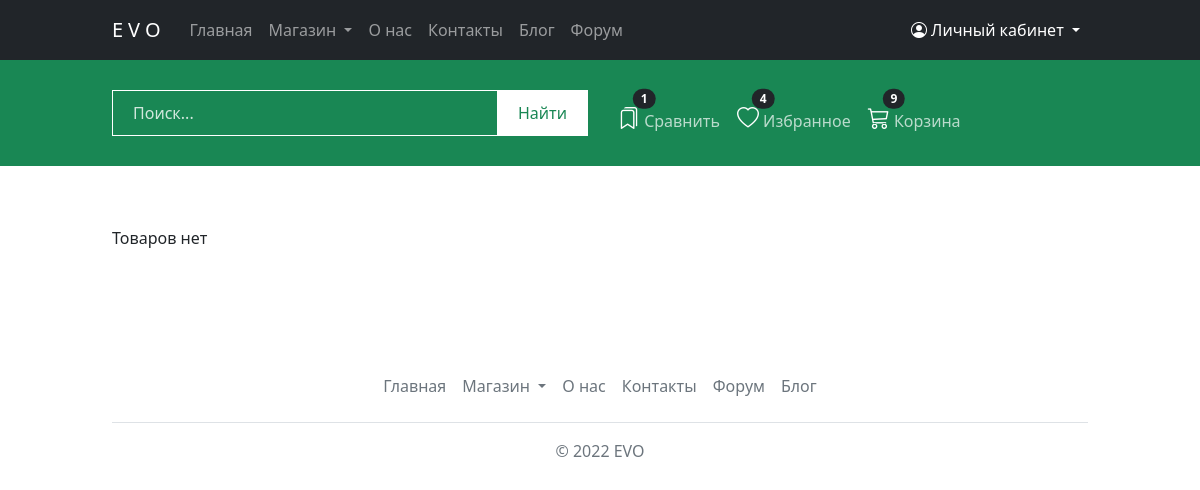
The app's page /catalog/tea/, older data.
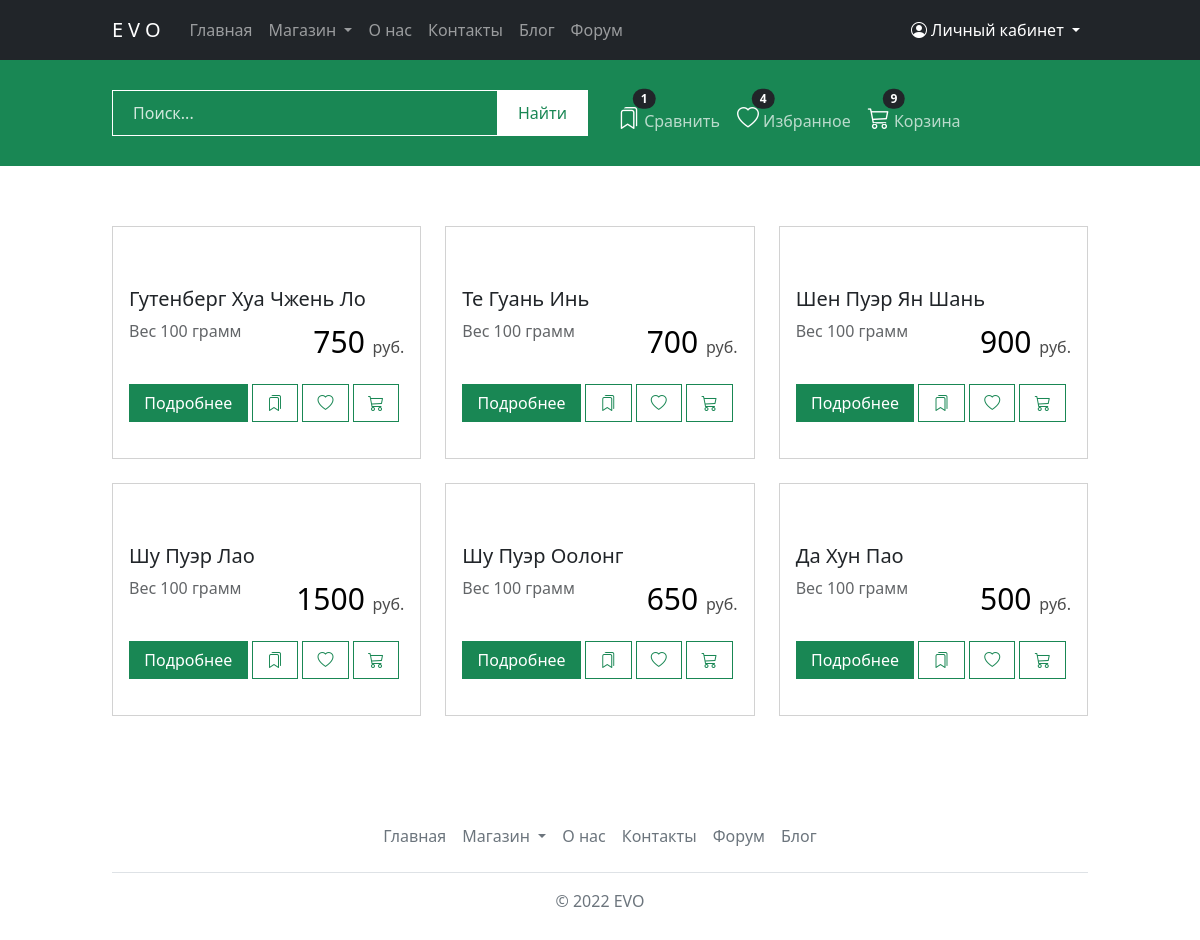
The same page, newer data.
### apps/core/models.py (models this page shows, shortened)
class Product(models.Model):
    class Meta:
        verbose_name = 'Товар'
        verbose_name_plural = 'Товары'
    category = models.ForeignKey(Category, on_delete=models.CASCADE, verbose_name='Категория')
    name = models.CharField(max_length=50, verbose_name='Название')
    desc = models.TextField(verbose_name='Описание')
    country = models.CharField(max_length=50, blank=True, null=True, default=None, verbose_name='Страна')
    town = models.CharField(max_length=50, blank=True, null=True, default=None, verbose_name='Город')
    year = models.CharField(max_length=50, blank=True, null=True, default=None, verbose_name='Год')
    volume = models.IntegerField(verbose_name='Вес, грамм')
    price = models.IntegerField(verbose_name='Цена, руб')
    tag = models.CharField(max_length=100, blank=True, null=True, default=None, verbose_name='Метки')
    talk_forum = models.URLField(blank=True, null=True, default=None, verbose_name='Ссылка на форум')
    is_active = models.BooleanField(default=True, verbose_name="Активация товара")
    image = models.ImageField(upload_to='product/', verbose_name='Изображение обложки')
    created = models.DateTimeField(auto_now_add=True, auto_now=False, verbose_name='Дата создания')
    updated = models.DateTimeField(auto_now_add=False, auto_now=True, verbose_name='Дата изменения')

### apps/core/views.py (the view)
# urls.py: path('catalog/tea/', views.tea, name='tea'),
def tea(request):
    context = {'prods': Product.objects.filter(category=1)}
    return render(request, 'core/catalog.html', context)

### apps/templates/core/catalog.html (shortened to what this page needs)
{% extends 'layouts/base.html' %}
{% load static %}
{% block content %}
    <section id="prod" class="paddingTopBottom">
        <div class="container">
            <div class="row row-cols-1 row-cols-md-3 g-4">
                {% if prods %}
                    {% for prod in prods %}
                        <div class="col">
                            <div class="card h-100">
                                {% if prod.image %}
                                    <div class="fotorama" data-width="100%">
                                    </div>
                                {% else %}
                                    <img src="{% static 'img/noimg.jpg' %}" alt="No image">
                                {% endif %}
                                <div class="card-body">
                                    <h5 class="card-title"><a href="{% url 'product' prod.id %}"
                                                              class="link-dark">{{ prod.name }}</a></h5>
                                    <div class="volume"><span class="">Вес {{ prod.volume }} грамм</span></div>
                                    <div class="price float-end">{{ prod.price }} <span>руб.</span></div>
                                    <div class="btn-group" role="group">
                                        <a type="button" class="btn btn-success" href="{% url 'product' prod.pk %}">Подробнее</a>
                                        <a type="button" class="btn btn-outline-success"><i class="bi bi-bookmarks"></i></a>
                                        <a type="button" class="btn btn-outline-success"><i class="bi bi-heart"></i></a>
                                        <a type="button" class="btn btn-outline-success"><i class="bi bi-cart3"></i></a>
                                    </div>
                                </div>
                            </div>
                        </div>
                    {% endfor %}
                {% else %}
                    <p>Товаров нет</p>
                {% endif %}
            </div>
        </div>
    </section>
{% endblock %}

### apps/templates/layouts/base.html (shortened to what this page needs)
{% load static %}
<!doctype html>
<html lang="en">
<head>
    <link href="https://cdn.jsdelivr.net/npm/bootstrap@5.2.0-beta1/dist/css/bootstrap.min.css" rel="stylesheet"
>
    <link href="https://cdnjs.cloudflare.com/ajax/libs/fotorama/4.6.4/fotorama.css" rel="stylesheet">
    <link rel="stylesheet" type="text/css" href="{% static 'css/style.css' %}">
</head>
<body>
{% include 'includes/navigation.html' %}
<section id="search" class="navClass text-bg-success text-white">
    <div class="container">
        <div class="row align-items-center">
            <div class="col-lg">
                <div class="input-group">
                    <input type="search" class="form-control form-control-dark searchF" placeholder="Поиск..."
                           aria-label="Search" aria-describedby="button-addon2">
                    <button class="btn btn-outline-secondary searchFB" type="button" id="button-addon2">Найти</button>
                </div>
            </div>
            <div class="col-lg">
                <ul class="nav prodM">
                    <li class="nav-item">
                        <button type="button" class="btn position-relative">
                            <i class="bi bi-bookmarks"></i>
                            <span class="position-absolute top-0 start-1 translate-middle badge rounded-pill text-bg-white">
                                1
                            </span>
                            <span class="text-opacity">Сравнить</span>
                        </button>
                    </li>
                    <li class="nav-item">
                        <button type="button" class="btn position-relative">
                            <i class="bi bi-heart"></i>
                            <span class="position-absolute top-0 start-1 translate-middle badge rounded-pill text-bg-white">
                                4
                            </span>
                            <span class="text-opacity">Избранное</span>
                        </button>
                    </li>
                    <li class="nav-item">
                        <button type="button" class="btn position-relative">
                            <i class="bi bi-cart3"></i>
                            <span class="position-absolute top-0 start-1 translate-middle badge rounded-pill text-bg-white">
                                9
                            </span>
                            <span class="text-opacity">Корзина</span>
                        </button>
                    </li>
                </ul>
            </div>
        </div>
    </div>
</section>
{% block content %}{% endblock %}
{% include 'includes/footer.html' %}
</body>
</html>

### apps/templates/includes/navigation.html (shortened to what this page needs)
<nav id="navbar" class="navbar navbar-expand-lg navbar-dark bg-dark">
    <div class="container">
        <a class="navbar-brand" href="{% url 'main' %}">EVO</a>
        <div class="collapse navbar-collapse" id="navbarNav">
            <ul class="navbar-nav me-auto mb-2 mb-lg-0">
                <li class="nav-item">
                    <a class="nav-link" href="{% url 'main' %}">Главная</a>
                </li>
                <li class="nav-item dropdown">
                    <a class="nav-link dropdown-toggle" href="" id="navbarDropdownMenuLink1"
                       role="button"
                       data-bs-toggle="dropdown" aria-expanded="false">
                        Магазин
                    </a>
                </li>
                <li class="nav-item">
                    <a href="{% url 'about' %}" class="nav-link">О нас</a>
                </li>
                <li class="nav-item">
                    <a href="{% url 'contacts' %}" class="nav-link">Контакты</a>
                </li>
                <li class="nav-item">
                    <a href="#" class="nav-link">Блог</a>
                </li>
                <li class="nav-item">
                    <a href="#" class="nav-link">Форум</a>
                </li>
            </ul>
            <div class="navbar-nav text-lg-end">
                <li class="nav-item dropdown">
                    <a class="nav-link dropdown-toggle text-white" href="" id="navbarDropdownMenuLink2"
                       role="button"
                       data-bs-toggle="dropdown" aria-expanded="false">
                        {% if user.is_authenticated %}
                            <i class="bi bi-person-circle"></i> {{ user.username }}
                        {% else %}
                            <i class="bi bi-person-circle"></i> Личный кабинет
                        {% endif %}
                    </a>
                </li>
            </div>
        </div>
    </div>
</nav>

### apps/templates/includes/footer.html (shortened to what this page needs)
<footer class="py-3 my-4">
    <div class="container">
        <div class="col">
            <ul class="nav justify-content-center border-bottom pb-3 mb-3">
                <li class="nav-item"><a href="{% url 'main' %}" class="nav-link px-2 text-muted">Главная</a></li>
                <li class="nav-item dropdown">
                    <a class="nav-link dropdown-toggle px-2 text-muted" href="" id="navbarDropdownMenuLink2"
                       role="button"
                       data-bs-toggle="dropdown" aria-expanded="false">
                        Магазин
                    </a>
                </li>
                <li class="nav-item"><a href="{% url 'about' %}" class="nav-link px-2 text-muted">О нас</a></li>
                <li class="nav-item"><a href="{% url 'contacts' %}" class="nav-link px-2 text-muted">Контакты</a></li>
                <li class="nav-item"><a href="#" class="nav-link px-2 text-muted">Форум</a></li>
                <li class="nav-item"><a href="#" class="nav-link px-2 text-muted">Блог</a></li>
            </ul>
            <p class="text-center text-muted">© 2022 EVO</p>
        </div>
    </div>
</footer>

### apps/static/css/style.css (style rules this page uses)
@media (min-width: 1000px) { .container { max-width: 1000px; } }
a.active.focus, a.active:focus, a.focus, a:active.focus, a:active:focus, a:focus, button.active.focus, button.active:focus, button.focus, button:active.focus, button:active:focus, button:focus, .btn.active.focus, .btn.active:focus, .btn.focus, .btn:active.focus, .btn:active:focus, .btn:focus, input, textarea, input:active, textarea:active { outline: 0 !important; outline-color: transparent !important; outline-style: none !important; box-shadow: 0 0 0 0 rgba(0, 123, 255, 0) !important; }
a, .btn-link { color: #198754; }
*, .rounded-3 { -webkit-border-radius: 0 !important; -moz-border-radius: 0 !important; border-radius: 0 !important; }
.paddingTopBottom { padding-top: 5%; padding-bottom: 5%; }
#navbar { padding-top: 10px; padding-bottom: 10px; }
#navbar .navbar-brand { letter-spacing: 5px; }
#search { padding-top: 30px; padding-bottom: 30px; }
#search .btn { color: white; --bs-btn-padding-x: 0.5rem; }
.text-bg-white { color: #ffffff !important; background-color: #212529; }
#search .nav i { margin-left: 5px; font-size: 22px; }
#search .form-control { border: 1px solid white; background-color: #198754; }
#search .searchF { padding: 10px 20px; }
#search .searchFB { border: 1px solid white; background-color: white; color: #198754; padding: 10px 20px; }
#search .prodM button { padding: 0px; margin-right: 10px; padding-top: 10px; }
#search input[type="search"]::placeholder { color: white !important; opacity: 1; }
#search .form-control { color: white !important; }
#search .top-0 { top: 7px !important; }
#search .text-opacity { opacity: 0.7; }
#prod .card-body .btn-group { margin-top: 20px; width: 100%; margin-bottom: 20px; }
#prod .btn-group a { margin-right: 5px; }
#prod .card-body a { text-decoration: none; }
#prod .price { font-size: 30px; color: black; opacity: 1; }
#prod .price span { opacity: 0.7; font-size: initial; }
#prod .btn-group { margin-bottom: 20px; }
#prod .volume { display: inline-block; opacity: 0.7; }
#prod .fotorama { margin-bottom: 20px; }

Row changes from the older to the newer data that the page shows:
added Product: name "Гутенберг Хуа Чжень Ло", volume "100", price "750"
added Product: name "Те Гуань Инь", volume "100", price "700"
added Product: name "Шен Пуэр Ян Шань", volume "100", price "900"
added Product: name "Шу Пуэр Лао", volume "100", price "1500"
added Product: name "Шу Пуэр Оолонг", volume "100", price "650"
added Product: name "Да Хун Пао", volume "100", price "500"
Text that changed along with them:
text no longer shown: "Товаров нет"
